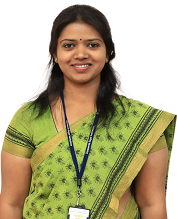
#> input picture Manasa.jpg, 177 x 219 px
$ python pgm10.py
#> lines starting #> are read from the running program, lines starting #| are printed output that depends on the picture
import cv2
import matplotlib.pyplot as plt

# Function to blur and smooth an image
def blur_and_smooth_image(image_path):
    # Read the image
#> called with image_path = 'Manasa.jpg'
    img = cv2.imread(image_path)
#> img is the input picture: shape (219, 177, 3); mean B, G, R 135.9, 172.7, 181.1

    # Apply Gaussian Blur
    gaussian_blur = cv2.GaussianBlur(img, (15, 15), 0)
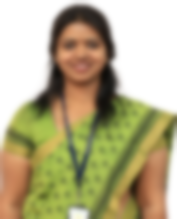
#> gaussian_blur: shape (219, 177, 3); mean B, G, R 135.8, 172.6, 181

    # Apply Median Blur
    median_blur = cv2.medianBlur(img, 15)
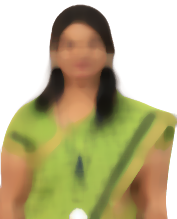
#> median_blur: shape (219, 177, 3); mean B, G, R 137.3, 177.8, 186.4

    # Apply Bilateral Filter
    bilateral_filter = cv2.bilateralFilter(img, 15, 75, 75)
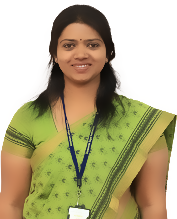
#> bilateral_filter: shape (219, 177, 3); mean B, G, R 136.1, 173.4, 181.8

    # Display the original and blurred images
    titles = ['Original Image', 'Gaussian Blur', 'Median Blur', 'Bilateral Filter']
    images = [img, gaussian_blur, median_blur, bilateral_filter]

    plt.figure(figsize=(20, 5))
    for i in range(4):
        plt.subplot(1, 4, i + 1)
        # Convert BGR to RGB for display
        plt.imshow(cv2.cvtColor(images[i], cv2.COLOR_BGR2RGB))
        plt.title(titles[i])
        plt.axis('off')

    plt.tight_layout()
    plt.show()
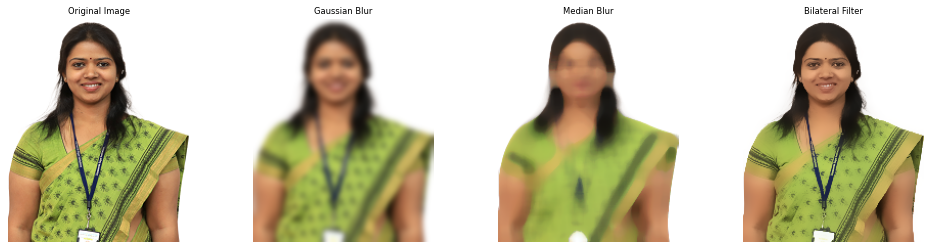
#> figure drawn by matplotlib, 4 panels

# Define the path to the image file
image_path = "Manasa.jpg"
blur_and_smooth_image(image_path)
